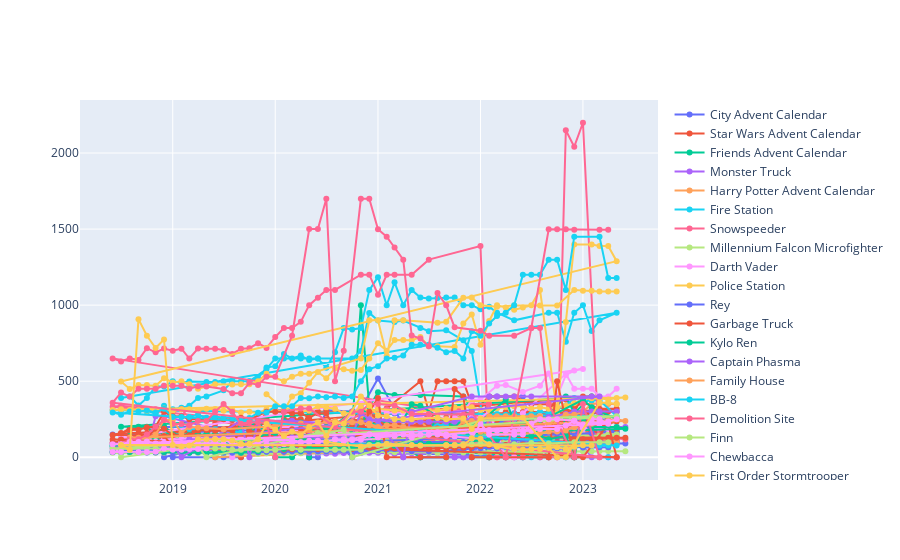

Write notebook code for a chart like this one.
### Markdown cell above
So, we thought to make a plot with the most popular sets and the prices we have from PriceMonthPLN, converted to Euros. From this graph, we realized that the user can't understand anything, and that we probably should make something that shows things one by one and probably a comparison. It would be nice to have the original price of the set as well. We also decided to look more into a specific popular subtheme so we can support the user to search based on the public's opinion on what is more popular.

### Code cell
# Visualisation NUMBER 6
import plotly.graph_objects as go

top_20_set_names = df['name'].value_counts().nlargest(20)

fig = go.Figure()

# Loop through each set name in the top 20 set names
for set_name in top_20_set_names.index:
    set_dft = dft[dft['name'] == set_name]  # filter the DataFrame to include only the rows for this set
    fig.add_trace(go.Scatter(x=set_dft['Date'], y=set_dft['PriceMonthPLN'], mode='lines+markers', name=set_name))

fig.show()
